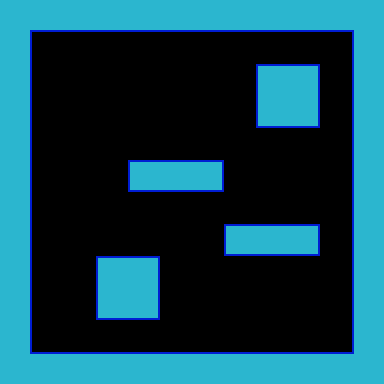

Rendered tile map (Tiled .tmx) drawn with the repository's tilesets; below, a short description and the map source with its tile grids summarised:
An orthogonal 12x12 tile map with 32x32 px tiles, 1 tile layer (Слой тайлов 1), 6 tilesets and 5 objects.

<map version="1.9" tiledversion="1.9.2" orientation="orthogonal" renderorder="right-down" width="12" height="12" tilewidth="32" tileheight="32" infinite="0" nextlayerid="4" nextobjectid="15">
 <tileset firstgid="1" source="../tiles/New Piskel (1).tsx" />
 <tileset firstgid="2" source="../tiles/a.tsx" />
 <tileset firstgid="3" source="../tiles/b.tsx" />
 <tileset firstgid="4" source="../tiles/angle.tsx" />
 <tileset firstgid="5" source="../tiles/c.tsx" />
 <tileset firstgid="6" source="../tiles/d.tsx" />
 <layer id="1" name="Слой тайлов 1" width="12" height="12">
  <data>[144 cells, 58 non-empty, 5 distinct tile ids]</data>
 </layer>
 <objectgroup id="2" name="Collision-layer_1">
  <object id="13" x="63.6816" y="29.4946">
   <polygon points="2.011,0.670333 -31.5056,36.198 -32.8463,288.243 -2.011,321.76 255.397,323.771 288.913,289.584 289.584,31.5056 256.067,0.670333" />
  </object>
 </objectgroup>
 <objectgroup id="3" name="Collision-layer_2">
  <object id="6" x="256.209" y="64.3875" width="63.9404" height="63.4932" />
  <object id="7" x="128.328" y="160.522" width="94.3456" height="31.2995" />
  <object id="8" x="223.568" y="224.462" width="95.687" height="30.8524" />
  <object id="9" x="96.1341" y="256.209" width="63.4932" height="63.4932" />
 </objectgroup>
</map>